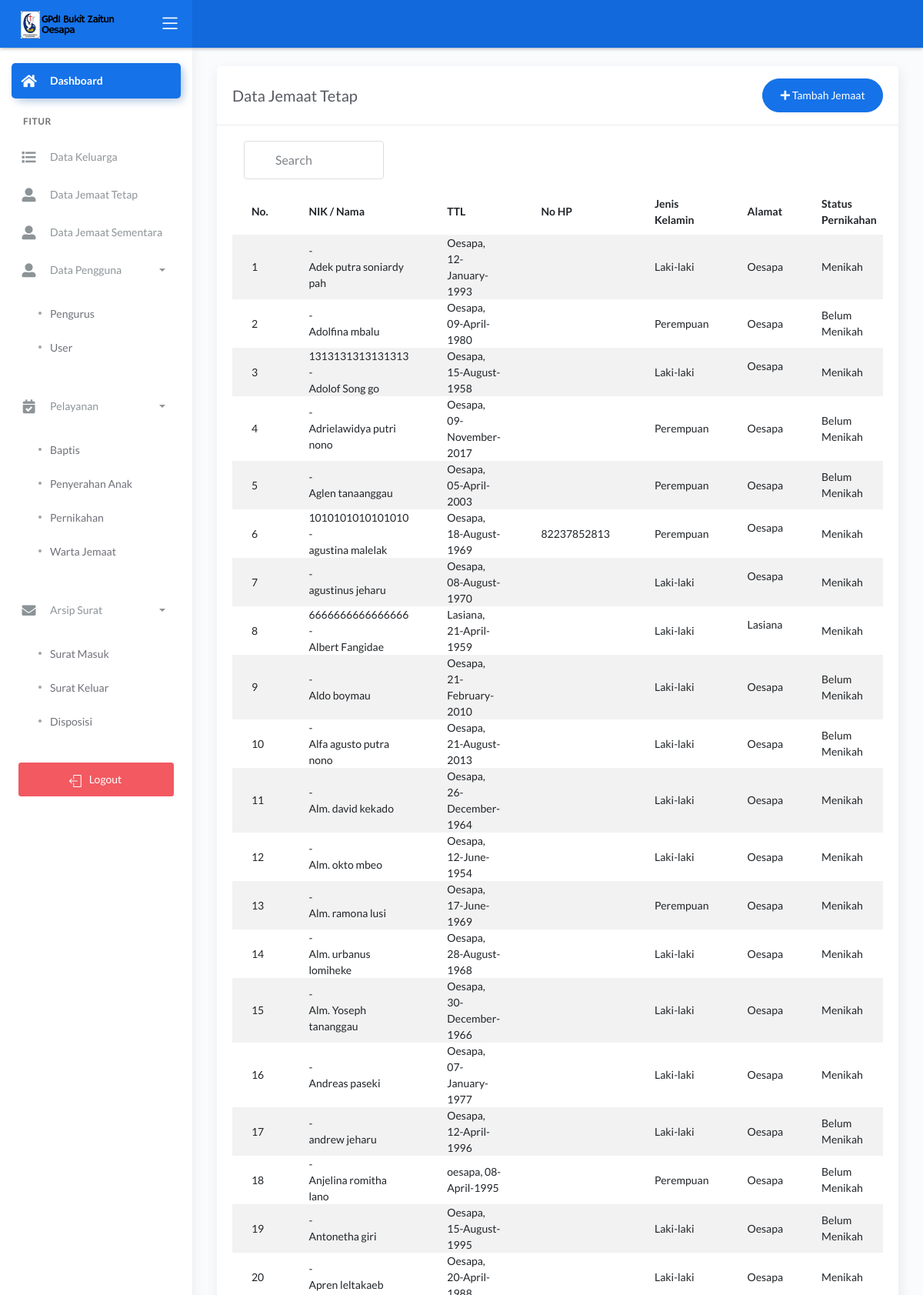
Page /dashboard/main2.php?halaman=tampil_jemaat (signed in, upper part) on the committed database.
### tables this page shows
CREATE TABLE `jemaat` (
  `id_jemaat` int(11) NOT NULL,
  `tanggal_pendaftaran` date DEFAULT NULL,
  `nik` varchar(16) DEFAULT NULL,
  `nama` varchar(50) NOT NULL,
  `tempat_lahir` varchar(20) NOT NULL,
  `tanggal_lahir` date NOT NULL,
  `no_hp` varchar(12) NOT NULL,
  `jenis_kelamin` enum('Laki-laki','Perempuan') NOT NULL,
  `alamat` text NOT NULL,
  `status_j` int(11) NOT NULL,
  `ket` varchar(10) NOT NULL,
  `username` varchar(20) NOT NULL,
  `password` varchar(20) NOT NULL,
  `baptis` int(11) NOT NULL,
  `penyerahan` int(11) NOT NULL,
  `pernikahan` int(11) NOT NULL
);

### dashboard/tampil_jemaat.php (the view, shortened to what this page needs)
<?php include '../konek.php'; ?>
<link href="css/sweetalert.css" rel="stylesheet" type="text/css">
<div class="page-inner">
    <div class="row">
        <div class="col-md-12">
            <div class="card">
                <div class="card-header">
                    <div class="d-flex align-items-center">
                        <h4 class="card-title">Data Jemaat Tetap</h4>
                        <a href="?halaman=tambah_jemaat_tetap" class="btn btn-primary btn-round ml-auto">
                            <i class="fa fa-plus"></i>
                            Tambah Jemaat
                        </a>
                    </div>
                </div>
                <div class="card-body">
                    <div class="d-flex align-items-center col-md-3">
                    <input class="form-control" type="text" id="myInput" onkeyup="myFunction()" placeholder="Search" title="Type in a name">
                    </div>
                    <form action="">
                        <div class="table-responsive">
                            <table id="add" class="display table table-striped table-hover">
                                <thead>
                                    <tr>
                                        <th>No.</th>
                                        <th>NIK / Nama</th>
                                        <th>TTL</th>
                                        <th>No HP</th>
                                        <th>Jenis Kelamin</th>
                                        <th>Alamat</th>
                                        <th>Status Pernikahan</th>
                                    </tr>
                                </thead>
                                <tbody>
                                    <?php
                                    $no = 1;
                                    $tampil = "SELECT * FROM jemaat where status_j > 0 and ket = 1 ORDER BY nama ASC";
                                    $query = mysqli_query($konek, $tampil);
                                    while ($data = mysqli_fetch_array($query, MYSQLI_BOTH)) {
                                        $username = $data['nik'];
                                        $nama = $data['nama'];
                                        $tempat = $data['tempat_lahir'];
                                        $tanggal = $data['tanggal_lahir'];
                                        $no_hp = $data['no_hp'];
                                        $alamat = $data['alamat'];
                                        $jekel = $data['jenis_kelamin'];
                                        $pernikahan = $data['pernikahan'];
                                        $tanggal_lahir = date("d-F-Y", strtotime($tanggal));
                                        if ($pernikahan == 0) {
                                            $tmp = "Belum Menikah";
                                        }else if($pernikahan == 1){
                                            $tmp = "Menikah";
                                        }else if ($pernikahan == 2) {
                                            $tmp= "Janda/ Duda";
                                        }
                                    ?>
                                        <tr>
                                            <td><?php echo $no++; ?></td>
                                            <td><?php echo $username . ' -<br> ' . $nama; ?></td>
                                            <td><?php echo $tempat . ", " . $tanggal_lahir; ?></td>
                                            <td><?php echo $no_hp; ?></td>
                                            <td><?php echo $jekel; ?></td>
                                            <td><?php echo $alamat; ?></td>
                                            <td><?php echo $tmp; ?></td>
                                        </tr>
                                    <?php
                                    }
                                    ?>
                                </tbody>
                            </table>
                        </div>
                    </form>
                </div>
            </div>
        </div>
    </div>
</div>

### assets/css/demo.css (style rules this page uses)
#myInput { background-image: url('/css/searchicon.png'); background-position: 10px 10px; background-repeat: no-repeat; width: 100%; font-size: 16px; padding: 12px 20px 12px 40px; border: 1px solid #ddd; margin-bottom: 12px; }

### rows in the picture
jemaat: nama "Adek putra soniardy pah", tempat_lahir "Oesapa", tanggal_lahir "12-January-1993", jenis_kelamin "Laki-laki", alamat "Oesapa", pernikahan "Menikah"
jemaat: nama "Adolfina mbalu", tempat_lahir "Oesapa", tanggal_lahir "09-April-1980", jenis_kelamin "Perempuan", alamat "Oesapa", pernikahan "Belum Menikah"
jemaat: nik "1313131313131313", nama "Adolof Song go", tempat_lahir "Oesapa", tanggal_lahir "15-August-1958", jenis_kelamin "Laki-laki", alamat "Oesapa", pernikahan "Menikah"
jemaat: nama "Adrielawidya putri nono", tempat_lahir "Oesapa", tanggal_lahir "09-November-2017", jenis_kelamin "Perempuan", alamat "Oesapa", pernikahan "Belum Menikah"
jemaat: nama "Aglen tanaanggau", tempat_lahir "Oesapa", tanggal_lahir "05-April-2003", jenis_kelamin "Perempuan", alamat "Oesapa", pernikahan "Belum Menikah"
jemaat: nik "1010101010101010", nama "agustina malelak", tempat_lahir "Oesapa", tanggal_lahir "18-August-1969", no_hp "82237852813", jenis_kelamin "Perempuan", alamat "Oesapa", pernikahan "Menikah"
jemaat: nama "agustinus jeharu", tempat_lahir "Oesapa", tanggal_lahir "08-August-1970", jenis_kelamin "Laki-laki", alamat "Oesapa", pernikahan "Menikah"
jemaat: nik "6666666666666666", nama "Albert Fangidae", tempat_lahir "Lasiana", tanggal_lahir "21-April-1959", jenis_kelamin "Laki-laki", alamat "Lasiana", pernikahan "Menikah"
jemaat: nama "Aldo boymau", tempat_lahir "Oesapa", tanggal_lahir "21-February-2010", jenis_kelamin "Laki-laki", alamat "Oesapa", pernikahan "Belum Menikah"
jemaat: nama "Alfa agusto putra nono", tempat_lahir "Oesapa", tanggal_lahir "21-August-2013", jenis_kelamin "Laki-laki", alamat "Oesapa", pernikahan "Belum Menikah"
jemaat: nama "Alm. david kekado", tempat_lahir "Oesapa", tanggal_lahir "26-December-1964", jenis_kelamin "Laki-laki", alamat "Oesapa", pernikahan "Menikah"
jemaat: nama "Alm. okto mbeo", tempat_lahir "Oesapa", tanggal_lahir "12-June-1954", jenis_kelamin "Laki-laki", alamat "Oesapa", pernikahan "Menikah"
jemaat: nama "Alm. ramona lusi", tempat_lahir "Oesapa", tanggal_lahir "17-June-1969", jenis_kelamin "Perempuan", alamat "Oesapa", pernikahan "Menikah"
jemaat: nama "Alm. urbanus lomiheke", tempat_lahir "Oesapa", tanggal_lahir "28-August-1968", jenis_kelamin "Laki-laki", alamat "Oesapa", pernikahan "Menikah"
jemaat: nama "Alm. Yoseph tananggau", tempat_lahir "Oesapa", tanggal_lahir "30-December-1966", jenis_kelamin "Laki-laki", alamat "Oesapa", pernikahan "Menikah"
jemaat: nama "Andreas paseki", tempat_lahir "Oesapa", tanggal_lahir "07-January-1977", jenis_kelamin "Laki-laki", alamat "Oesapa", pernikahan "Menikah"
jemaat: nama "andrew jeharu", tempat_lahir "Oesapa", tanggal_lahir "12-April-1996", jenis_kelamin "Laki-laki", alamat "Oesapa", pernikahan "Belum Menikah"
jemaat: nama "Anjelina romitha lano", tempat_lahir "oesapa", tanggal_lahir "08-April-1995", jenis_kelamin "Perempuan", alamat "Oesapa", pernikahan "Belum Menikah"
jemaat: nama "Antonetha giri", tempat_lahir "Oesapa", tanggal_lahir "15-August-1995", jenis_kelamin "Laki-laki", alamat "Oesapa", pernikahan "Belum Menikah"
jemaat: nama "Apren leltakaeb", tempat_lahir "Oesapa", jenis_kelamin "Laki-laki", alamat "Oesapa", pernikahan "Menikah"
